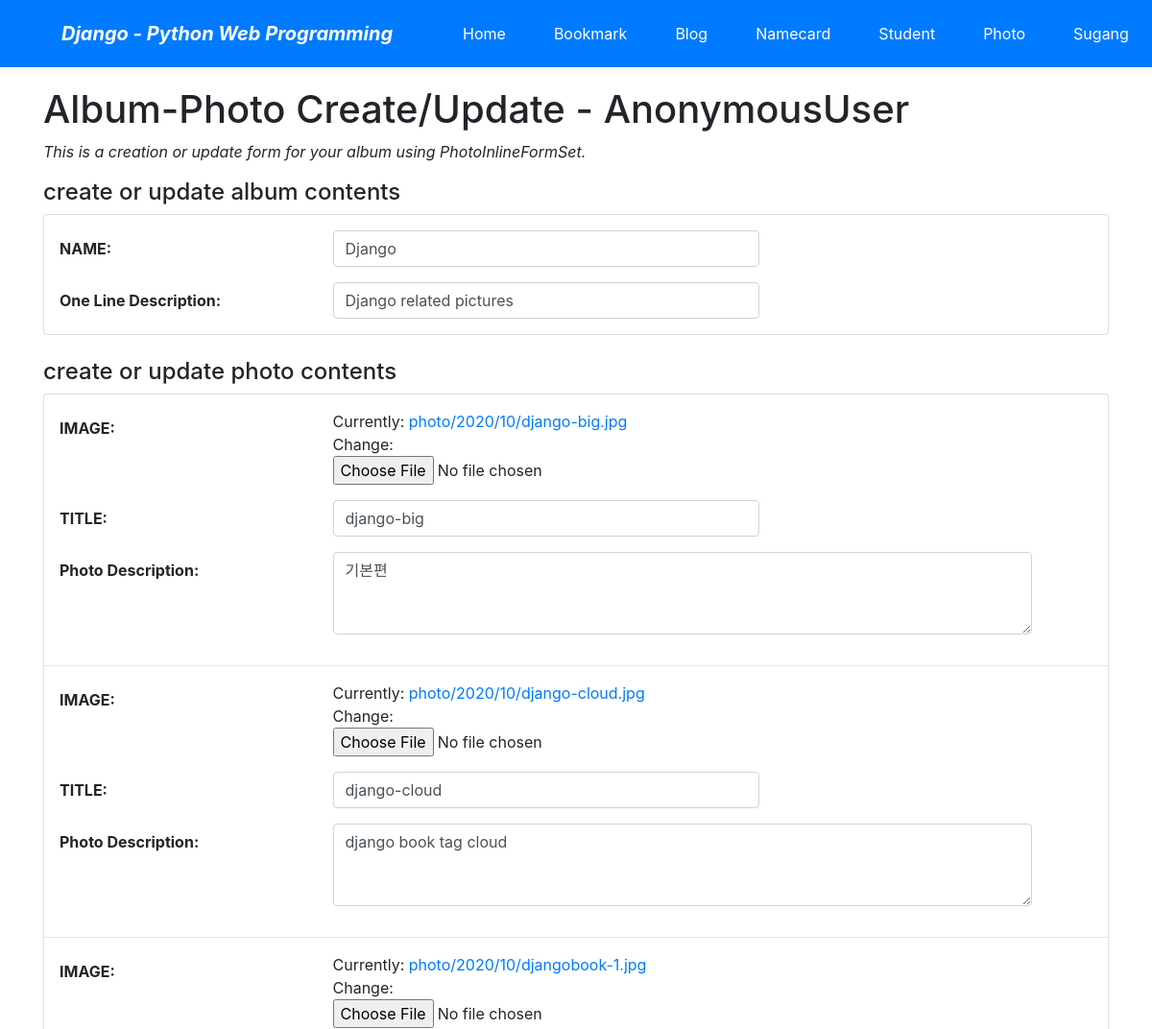
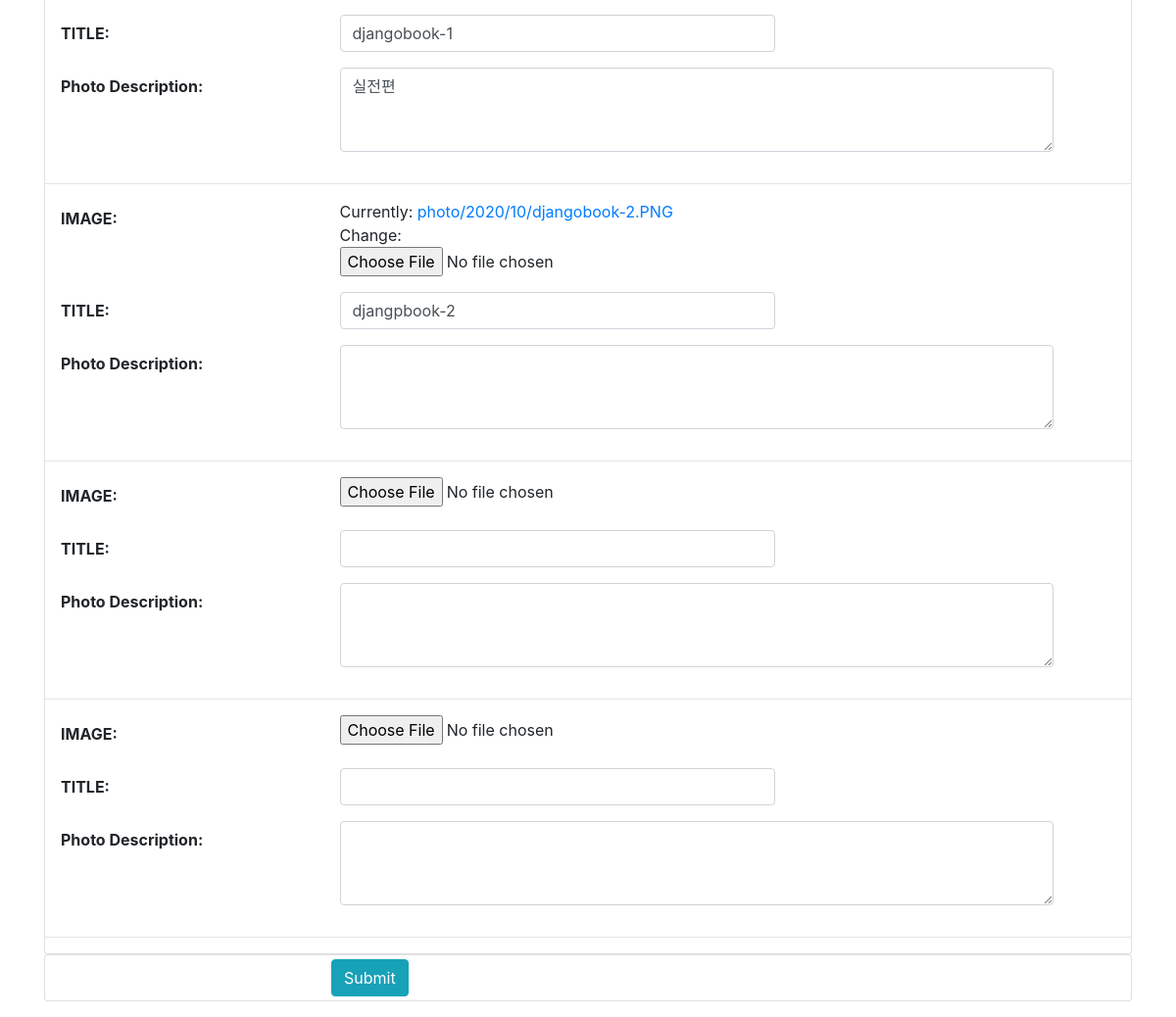
Screenshot of /photo/album/1/update/ with the database file from the repository (2 pictures, top to bottom).
### photo/models.py (models this page shows, shortened)
class Album(models.Model):
    name = models.CharField('NAME', max_length=30)
    description = models.CharField('One Line Description', max_length=100, blank=True)
    owner = models.ForeignKey('auth.User', on_delete=models.CASCADE, verbose_name='OWNER', blank=True, null=True)
    class Meta:
        ordering = ('name',)

class Photo(models.Model):
    album = models.ForeignKey(Album, on_delete=models.CASCADE)
    title = models.CharField('TITLE', max_length=30)
    description = models.TextField('Photo Description', blank=True)
    image = ThumbnailImageField('IMAGE', upload_to='photo/%Y/%m')
    upload_dt = models.DateTimeField('UPLOAD DATE', auto_now_add=True)
    owner = models.ForeignKey('auth.User', on_delete=models.CASCADE, verbose_name='OWNER', blank=True, null=True)
    class Meta:
        ordering = ('title',)

### photo/views.py (the view, shortened to what this page needs)
# urls.py: path('album/<int:pk>/update/', views.AlbumPhotoUV.as_view(), name='album_update'),
class AlbumPhotoUV(OwnerOnlyMixin, UpdateView):
    model = Album
    fields = ('name', 'description')
    success_url = reverse_lazy('photo:index')
    def get_context_data(self, **kwargs):
        context = super().get_context_data(**kwargs)
        if self.request.POST:
            context['formset'] = PhotoInlineFormSet(self.request.POST, self.request.FILES, instance=self.object)
        else:
            context['formset'] = PhotoInlineFormSet(instance=self.object)
        return context

### photo/templates/photo/album_form.html (shortened to what this page needs)
{% extends "base.html" %}
{% load widget_tweaks %}
{% block content %}
    <h1>Album-Photo Create/Update - {{user}}</h1>
    <p class="font-italic">This is a creation or update form for your album using PhotoInlineFormSet.</p>
    {% if form.is_multipart or formset.is_multipart %}
    <form enctype="multipart/form-data" action="" method="post">
    {% else %}
    <form action="." method="post">
    {% endif %}
        <h4>create or update album contents</h4>
        <fieldset class="card pt-3">
            <div class="form-group row">
                {{ form.name|add_label_class:"col-form-label col-sm-3 ml-3 font-weight-bold" }}
                <div class="col-sm-5">
                    {{ form.name|add_class:"form-control"|attr:"autofocus" }}
                </div>
            </div>
            <div class="form-group row">
                {{ form.description|add_label_class:"col-form-label col-sm-3 ml-3 font-weight-bold" }}
                <div class="col-sm-5">
                    {{ form.description|add_class:"form-control" }}
                </div>
            </div>
        </fieldset>
        <br>
        <h4>create or update photo contents</h4>
        <fieldset class="card pt-3">
            {% for form in formset %}
            <div class="form-group row">
                {{ form.image|add_label_class:"col-form-label col-sm-3 ml-3 font-weight-bold" }}
                <div class="col-sm-5">
                    {{ form.image|add_class:"form-control-file" }}
                </div>
            </div>
            <div class="form-group row">
                {{ form.title|add_label_class:"col-form-label col-sm-3 ml-3 font-weight-bold" }}
                <div class="col-sm-5">
                    {{ form.title|add_class:"form-control" }}
                </div>
            </div>
            <div class="form-group row">
                {{ form.description|add_label_class:"col-form-label col-sm-3 ml-3 font-weight-bold" }}
                <div class="col-sm-8">
                    {{ form.description|add_class:"form-control"|attr:"rows:3" }}
                </div>
            </div>
            <hr>
            {% endfor %}
        </fieldset>
        <div class="form-group card py-1">
            <div class="offset-sm-3 col-sm-5">
                <input type="submit" value="Submit" class="btn btn-info"/>
            </div>
        </div>
    </form>
{% endblock %}

### rows the page displays
Album: name|add_label_class "NAME:", name "Django", description|add_label_class "One Line Description:", description "Django related pictures"
Photo: image|add_label_class "IMAGE:", title|add_label_class "TITLE:", description|add_label_class "Photo Description:"
Photo: image|add_label_class "IMAGE:", title|add_label_class "TITLE:", description|add_label_class "Photo Description:"
Photo: image|add_label_class "IMAGE:", title|add_label_class "TITLE:", description|add_label_class "Photo Description:"
Photo: image|add_label_class "IMAGE:", title|add_label_class "TITLE:", description|add_label_class "Photo Description:"

### other values shown
{{ user }} "AnonymousUser"
